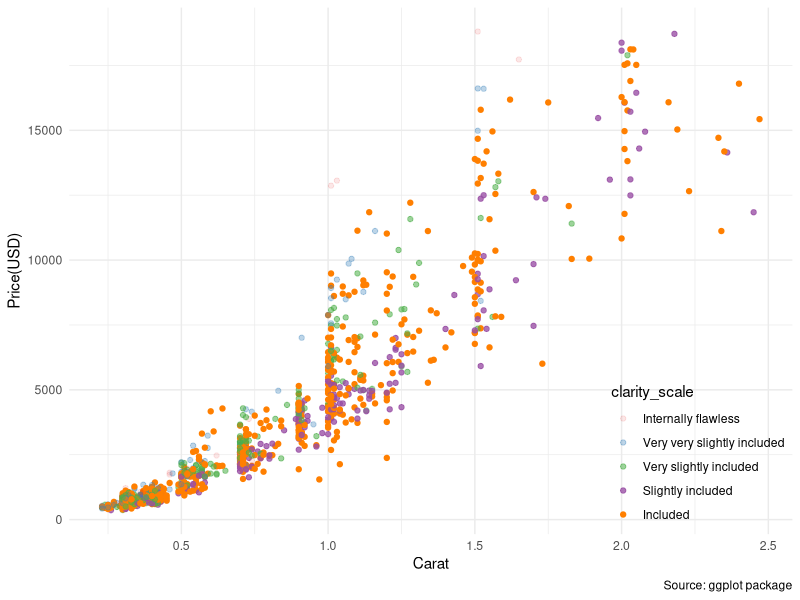
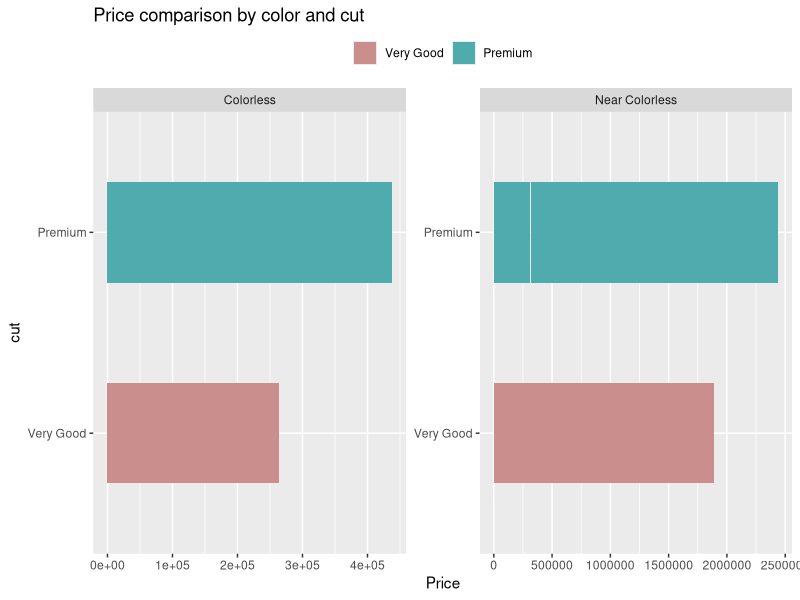
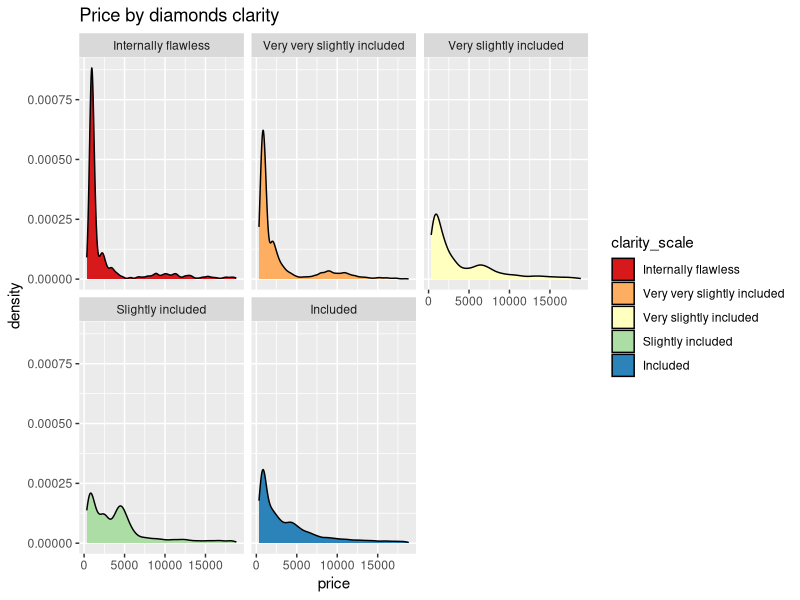
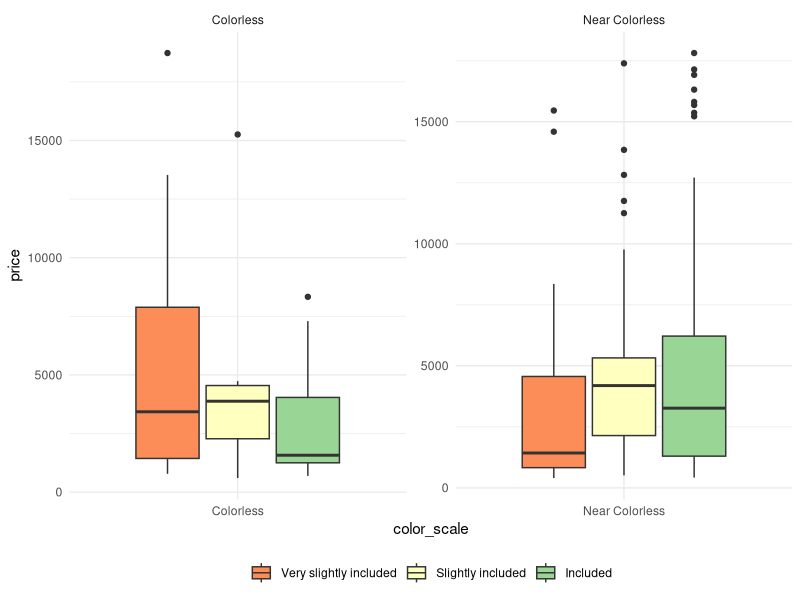

Write R code to recreate these figures, in order.
##Dataset : Diamonds

library(tidyverse)
library(patchwork)
library(ggthemes)
library(RColorBrewer)
library(dplyr)
library(ggplot2)
  
glimpse(diamonds)

##Create column color_scale and clarity_scale in order to categorize the color and clarity of diamonds.
df_diamonds <- diamonds %>% 
mutate(color_scale = case_when(
   color == c("D" , "E" , "F") ~ "Colorless",
   TRUE ~ "Near Colorless"
   )) %>% 
  mutate(
    color_scale = factor(
      color_scale,
      labels = c("Colorless", "Near Colorless" ),
      levels = c("Colorless", "Near Colorless" ),
      ordered = TRUE
      )
    ) %>% 
  mutate(clarity_scale = case_when(
    clarity == "IF" ~ "Internally flawless",
    clarity == c("VVS1", "VVS2") ~ "Very very slightly included",
    clarity == c("VS1", "VS2") ~ "Very slightly included",
    clarity == c("SI1", "SI2") ~ "Slightly included",
    TRUE ~ "Included" 
  )) %>% 
  mutate(
    clarity_scale = factor(
      clarity_scale,
      labels = c("Internally flawless",
                 "Very very slightly included",
                 "Very slightly included",
                 "Slightly included",
                 "Included"),
      levels = c("Internally flawless",
                 "Very very slightly included",
                 "Very slightly included",
                 "Slightly included",
                 "Included"),
      ordered = TRUE
      ))
 
##Price of diamond group by clarity with the sampling size 1000 diamonds
set.seed(26)
df_diamonds %>% 
  sample_n(1000) %>% 
  ggplot( aes(carat, price , color=clarity_scale, alpha=clarity_scale)) +
  geom_point() +
  theme_minimal() +
  theme(legend.justification=c(1,0), 
        legend.position = c(1,0)) +
  scale_color_brewer(palette = "Set1") +
  labs(
    x = "Carat",
    y = "Price(USD)",
    caption = "Source: ggplot package") 
    
##Price comparison between colorless and near colorless diamond by very good and premium cut
set.seed(16)
df_diamonds %>% 
  sample_n(5000) %>% 
  filter (cut == c("Very Good", "Premium")) %>% 
  ggplot( aes( price, cut, fill = cut)) +
  geom_bar(stat = "identity", width=0.5) +
  facet_wrap(~color_scale, scale = "free") +
  scale_fill_hue(c = 40) +
  labs(
    title = "Price comparison by color and cut",
    x = "Price") +
  theme( legend.position = "top",
         legend.title = element_blank())
         
##Distribution of each diamonds clarity group 
df_diamonds %>% 
  ggplot( aes(price, group=clarity_scale, fill=clarity_scale))+
  geom_density() +
  facet_wrap(~clarity_scale)+
  scale_fill_brewer( palette = "Spectral") +
  labs ( title = "Price by diamonds clarity")
  
##The distribution of colorless and near colorless of diamonds based on a summary number of minimum, Q1, median, Q3 and maximum.
set.seed(12)
df_diamonds %>% 
 sample_n(1000) %>% 
 filter (clarity_scale == c("Very slightly included",
                             "Slightly included",
                             "Included")) %>% 
 ggplot( aes( color_scale, price, fill = clarity_scale))+
 geom_boxplot() +
 facet_wrap(~color_scale, scale = "free") +
 scale_fill_brewer( palette = "Spectral") +
 theme_minimal()+
 theme(legend.position = "bottom",
       legend.title = element_blank())
      
      
